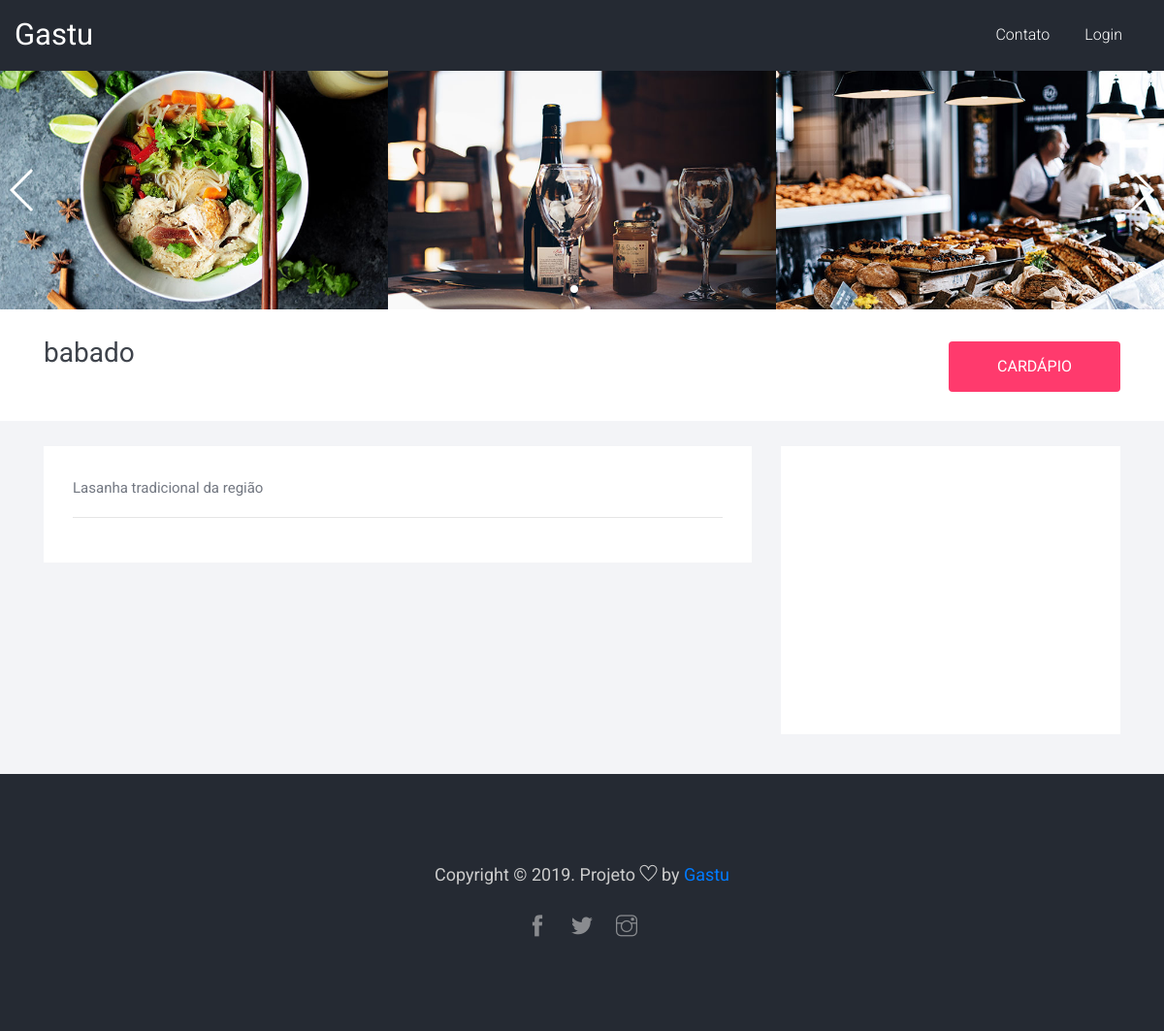
Page /detail/?id_res=6 on the committed database.
### polls/models.py (models this page shows)
class Prato(models.Model):
    id_prato = models.AutoField(primary_key=True)
    nome = models.CharField(max_length=35)
    descricao = models.CharField(max_length=100)
    valor = models.IntegerField()
    disponibilidade = models.CharField(max_length=25)
    foto = models.ImageField(upload_to='media/imagens/')
    restaurante = models.ForeignKey(Restaurante, on_delete=models.CASCADE)

class Restaurante(models.Model):
    id_restaurante = models.AutoField(primary_key=True)
    cnpj = models.CharField(max_length=10)
    nome = models.CharField(max_length=200)
    nome_comercial = models.CharField(max_length=100)
    descricao = models.CharField(max_length=500)
    latitude = models.CharField(max_length=200)
    longitude = models.CharField(max_length=200)
    imagem = models.ImageField(upload_to='imagens/')

### gastu/views.py (the view)
# urls.py: path('detail/', views.detail, name='detail'),
def detail(request):
    this_object_id = request.GET['id_res']
    r = Restaurante.objects.get(id_restaurante=this_object_id)
    pratos = Prato.objects.filter(restaurante=r)
    print(len(pratos))
    return render(request, 'gastu/detail.html', {'prs':pratos})

### gastu/templates/gastu/detail.html (shortened to what this page needs)
{% load static %}
<!DOCTYPE html>
<html lang="en">
<head>
    <link rel="stylesheet" href="{% static 'css/bootstrap.min.css' %}">
    <link rel="stylesheet" href="{% static 'css/simple-line-icons.css' %}">
    <link rel="stylesheet" href="{% static 'css/themify-icons.css' %}">
    <link rel="stylesheet" href="{% static 'css/set1.css' %}">
    <link rel="stylesheet" href="{% static 'css/swiper.min.css'%}">
    <link rel="stylesheet" href="{% static 'css/magnific-popup.css' %}">
    <link rel="stylesheet" href="{% static 'css/style.css' %}">
</head>
<body>
    <div class="dark-bg sticky-top">
        <div class="container-fluid">
            <div class="row">
                <div class="col-md-12">
                    <nav class="navbar navbar-expand-lg navbar-light">
                        <a class="navbar-brand" href="{% url 'gastu:post_list' %}">Gastu</a>
                        <div class="collapse navbar-collapse justify-content-end" id="navbarNavDropdown">
                            <ul class="navbar-nav">
                                <li class="nav-item active">
                                    <a class="nav-link" href="{% url 'gastu:contact' %}">Contato</a>
                                </li>
                                {% if user.is_authenticated %}
                                    <li class="nav-item">
                                        <a class="nav-link" href="{% url 'logout' %}">Sair</a>
                                    </li>
                                    {% else %}
                                    <li class="nav-item">
                                        <a class="nav-link" href="{% url 'login' %}">Login</a>
                                    </li>
                                {% endif %}
                            </ul>
                        </div>
                    </nav>
                </div>
            </div>
        </div>
    </div>
    <div>
        <div class="swiper-container">
            <div class="swiper-wrapper">
                <div class="swiper-slide">
                    <a href="{% static  '/media/imagens/reserve-slide1.jpg' %}" class="grid image-link">
                        <img src="{% static  '/media/imagens/reserve-slide1.jpg' %}" class="img-fluid" alt="#">
                    </a>
                </div>
                <div class="swiper-slide">
                    <a href="{% static  '/media/imagens/reserve-slide1.jpg' %}" class="grid image-link">
                        <img src="{% static  '/media/imagens/reserve-slide3.jpg' %}" class="img-fluid" alt="#">
                    </a>
                </div>
                <div class="swiper-slide">
                    <a href="{% static  '/media/imagens/reserve-slide1.jpg' %}" class="grid image-link">
                        <img src="{% static  '/media/imagens/reserve-slide2.jpg' %}" class="img-fluid" alt="#">
                    </a>
                </div>
            </div>
            <div class="swiper-pagination swiper-pagination-white"></div>
            <div class="swiper-button-next swiper-button-white"></div>
            <div class="swiper-button-prev swiper-button-white"></div>
        </div>
    </div>
        {% for prts in prs|slice:":1" %}
    <section class="reserve-block">
        <div class="container">
            <div class="row">
                <div class="col-md-6">
                    <h5>{{prts.restaurante.nome}}</h5>
                </div>
                <div class="col-md-6">
                    <div class="reserve-seat-block">
                        <div class="reserve-btn">
                            <div class="featured-btn-wrap">
                                <a href="{% url 'polls:exibircardapio' %}?id_res={{prts.restaurante.id_restaurante}}" class="btn btn-danger">CARDÁPIO</a>
                            </div>
                        </div>
                    </div>
                </div>
            </div>
        </div>
    </section>
    <section class="light-bg booking-details_wrap">
        <div class="container">
            <div class="row">
                <div class="col-md-8 responsive-wrap">
                    <div class="booking-checkbox_wrap">
                        <div class="booking-checkbox">
                            <p class="reserve-description">{{prts.restaurante.descricao}}</p>
                            <hr>
                        </div>
                    </div>
                </div>
                <div class="col-md-4 responsive-wrap">
                    <div class="contact-info">
                        <div id="map" style="width: 403px; height: 291px"></div>
                    </div>
                </div>
            </div>
        </div>
    </section>
        {% endfor %}
    <footer class="main-block dark-bg">
        <div class="container">
            <div class="row">
                <div class="col-md-12">
                    <div class="copyright">
                        <p>Copyright &copy; 2019. Projeto <i class="ti-heart" aria-hidden="true"></i> by <a href="http://127.0.0.1:8000/" target="_blank">Gastu</a></p>
                        <ul>
                            <li><a href="#"><span class="ti-facebook"></span></a></li>
                            <li><a href="#"><span class="ti-twitter-alt"></span></a></li>
                            <li><a href="#"><span class="ti-instagram"></span></a></li>
                        </ul>
                    </div>
                </div>
            </div>
        </div>
    </footer>
</body>
</html>

### static/css/set1.css (style rules this page uses)
.grid { position: relative; margin: 0 auto; padding: 1em 0 4em; max-width: 1000px; list-style: none; text-align: center; }

### static/css/style.css (style rules this page uses)
body { font-family: 'Roboto', sans-serif; }
h5 { font-size: 28px; }
p { font-size: 15px; }
.main-block { padding: 90px 0; }
.light-bg { background: #f3f4f7; }
.dark-bg { background: #252a33; }
.navbar { padding: .5rem 0; }
.navbar-brand { font-size: 31px; }
.navbar-light .navbar-brand { color: #fff; }
.navbar-light .navbar-nav .active > .nav-link { color: #fff; }
.navbar-light .navbar-nav .nav-link { font-size: 16px; font-weight: 300; color: #fff; }
.nav-item { margin: 0 20px 0 0; }
.featured-btn-wrap { text-align: center; }
@media (max-width: 1200px) { .featured-btn-wrap { margin: 3px 0 0; } }
.featured-btn-wrap .btn-danger { background: #ff3a6d; padding: 16px 50px; -webkit-transition: 0.3s; -o-transition: 0.3s; transition: 0.3s; border: 0; }
footer { position: relative; }
.copyright { text-align: center; }
.copyright p { font-size: 18px; font-weight: 400; color: #ccc; margin: 0; }
.copyright ul { margin: 25px 0 0; padding: 0; }
.copyright ul li { list-style: none; display: inline-block; }
.copyright ul li a { color: #ccc; font-size: 22px; padding: 0 10px; opacity: 0.6; -webkit-transition: 0.3s; -o-transition: 0.3s; transition: 0.3s; }
.reserve-block { padding: 30px 0; }
.reserve-block h5 { color: #3e434b; font-weight: 400; display: inline-block; margin: 0; }
.reserve-description { font-size: 15px !important; font-weight: 400 !important; padding: 0 !important; margin: 0 !important; }
.reserve-seat-block { text-align: right; }
.reserve-btn { display: inline-block; vertical-align: top; }
.booking-details_wrap { padding: 26px 0; }
.booking-checkbox_wrap { background: #fff; padding: 30px; }
.booking-checkbox { color: #737882; font-size: 15px; }
.booking-checkbox p { line-height: 1.8; }
.contact-info { background: #fff; padding: 0 0 6px; margin: 0 0 15px; }
#map { height: 100%; width: 100%; }

### rows in the picture
Prato: restaurante.nome "babado", restaurante.descricao "Lasanha tradicional da região"
